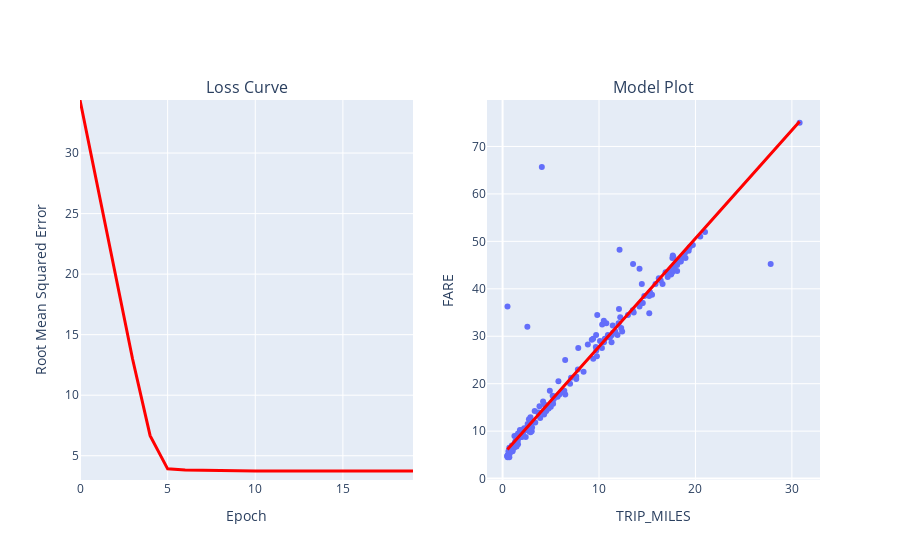

Here is the notebook cell this chart was saved with:
### Code cell
# The following variables are the hyperparameters.
# TODO - Adjust these hyperparameters to see how they impact a training run.
learning_rate = 0.001
epochs = 20
batch_size = 50

# Specify the feature and the label.
features = ['TRIP_MILES']
label = 'FARE'

model_1 = run_experiment(training_df, features, label, learning_rate, epochs, batch_size)

### Figure 1 — Plotly figure (JSON) as saved in the notebook; plotly's stock layout.template omitted (floating-point values rounded to 4 significant figures; data arrays with more than 128 entries replaced by an {"elided": "..."} marker saying what was removed)
{"data": [{"hovertemplate": "TRIP_MILES=%{x}<br>FARE=%{y}<extra></extra>", "legendgroup": "", "marker": {"color": "#636efa", "symbol": "circle"}, "mode": "markers", "name": "", "orientation": "v", "showlegend": false, "type": "scatter", "x": {"elided": "200 float values"}, "xaxis": "x2", "y": {"elided": "200 float values"}, "yaxis": "y2"}, {"hovertemplate": "TRIP_MILES=%{x}<br>FARE_PREDICTED=%{y}<extra></extra>", "legendgroup": "", "line": {"color": "#ff0000", "dash": "solid", "width": 3}, "marker": {"symbol": "circle"}, "mode": "lines", "name": "", "orientation": "v", "showlegend": false, "type": "scatter", "x": {"elided": "200 float values"}, "xaxis": "x2", "y": {"elided": "200 float values"}, "yaxis": "y2"}, {"hovertemplate": "x=%{x}<br>y=%{y}<extra></extra>", "legendgroup": "", "line": {"color": "#ff0000", "dash": "solid", "width": 3}, "marker": {"symbol": "circle"}, "mode": "lines", "name": "", "orientation": "v", "showlegend": false, "type": "scatter", "x": [0, 1, 2, 3, 4, 5, 6, 7, 8, 9, 10, 11, 12, 13, 14, 15, 16, 17, 18, 19], "xaxis": "x", "y": [34.38, 27.17, 20.01, 12.99, 6.662, 3.917, 3.825, 3.784, 3.762, 3.753, 3.748, 3.747, 3.746, 3.746, 3.746, 3.746, 3.746, 3.746, 3.746, 3.746], "yaxis": "y"}], "layout": {"annotations": [{"font": {"size": 16}, "showarrow": false, "text": "Loss Curve", "x": 0.225, "xanchor": "center", "xref": "paper", "y": 1, "yanchor": "bottom", "yref": "paper"}, {"font": {"size": 16}, "showarrow": false, "text": "Model Plot", "x": 0.775, "xanchor": "center", "xref": "paper", "y": 1, "yanchor": "bottom", "yref": "paper"}], "xaxis": {"anchor": "y", "domain": [0, 0.45], "title": {"text": "Epoch"}}, "xaxis2": {"anchor": "y2", "domain": [0.55, 1], "title": {"text": "TRIP_MILES"}}, "yaxis": {"anchor": "x", "domain": [0, 1], "range": [2.996, 34.38], "title": {"text": "Root Mean Squared Error"}}, "yaxis2": {"anchor": "x2", "domain": [0, 1], "title": {"text": "FARE"}}}}
